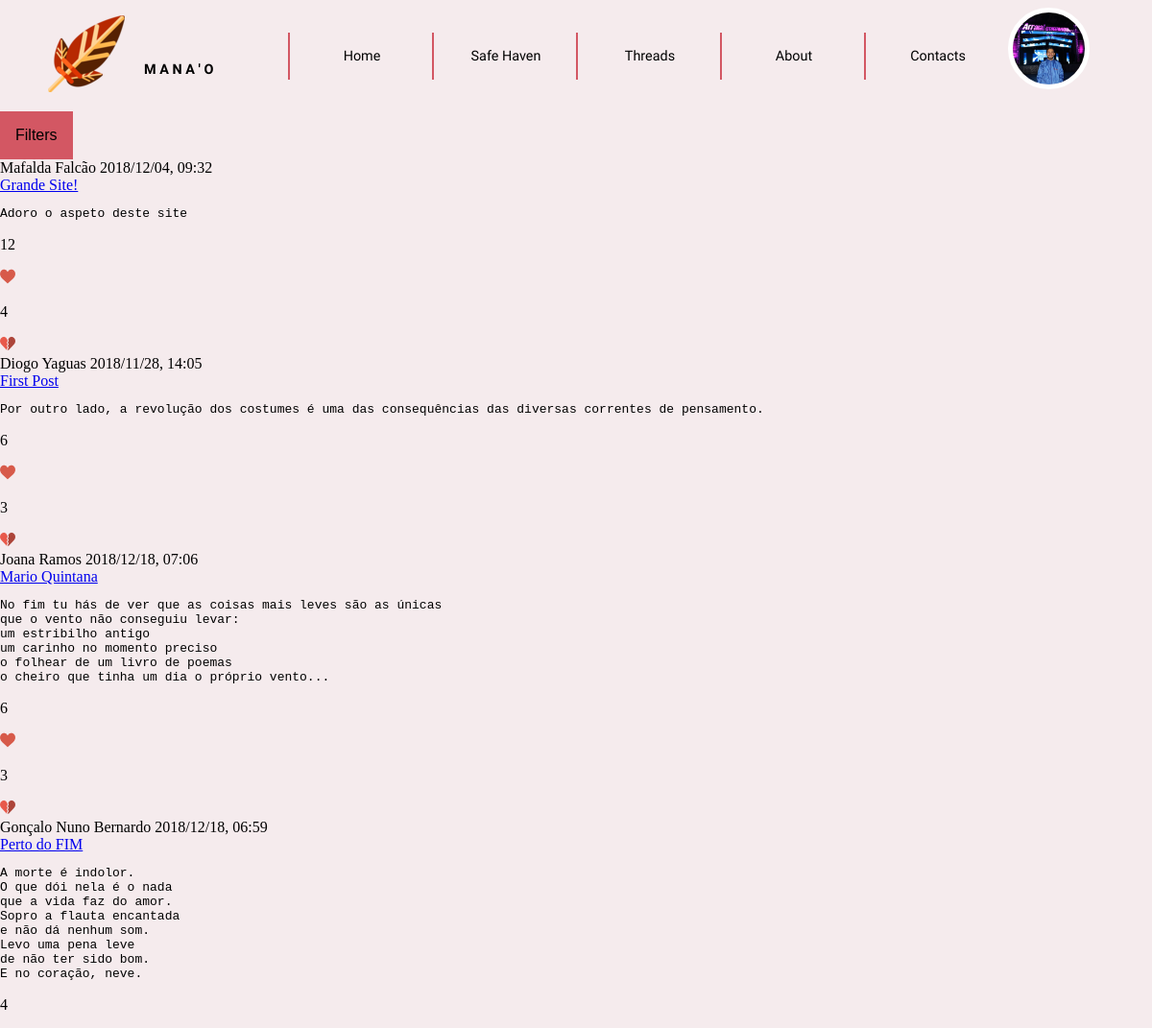
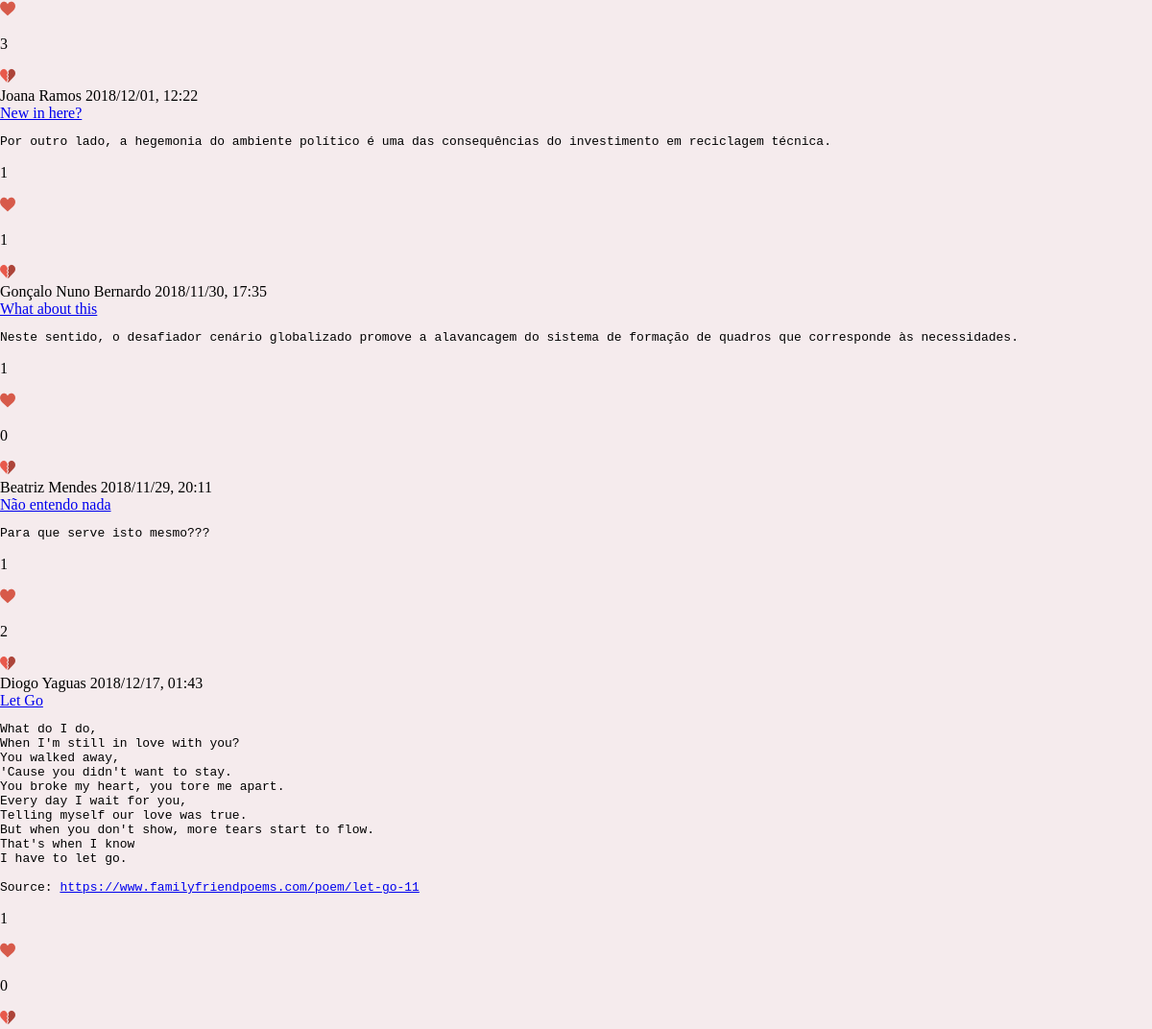
Page /templates/threads.php?filter=VotedUp (signed in) on the earlier database version (2 pictures, top to bottom).
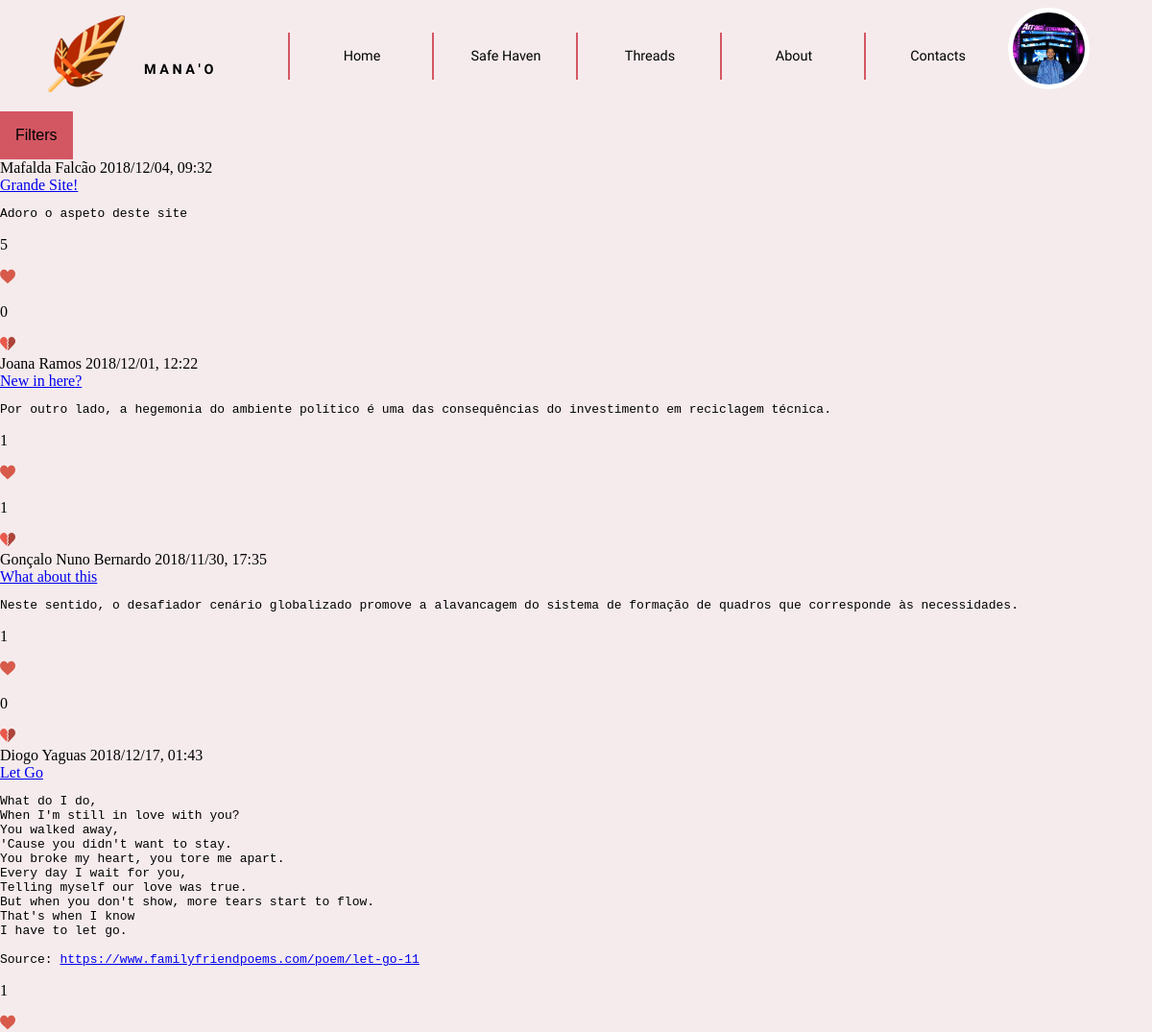
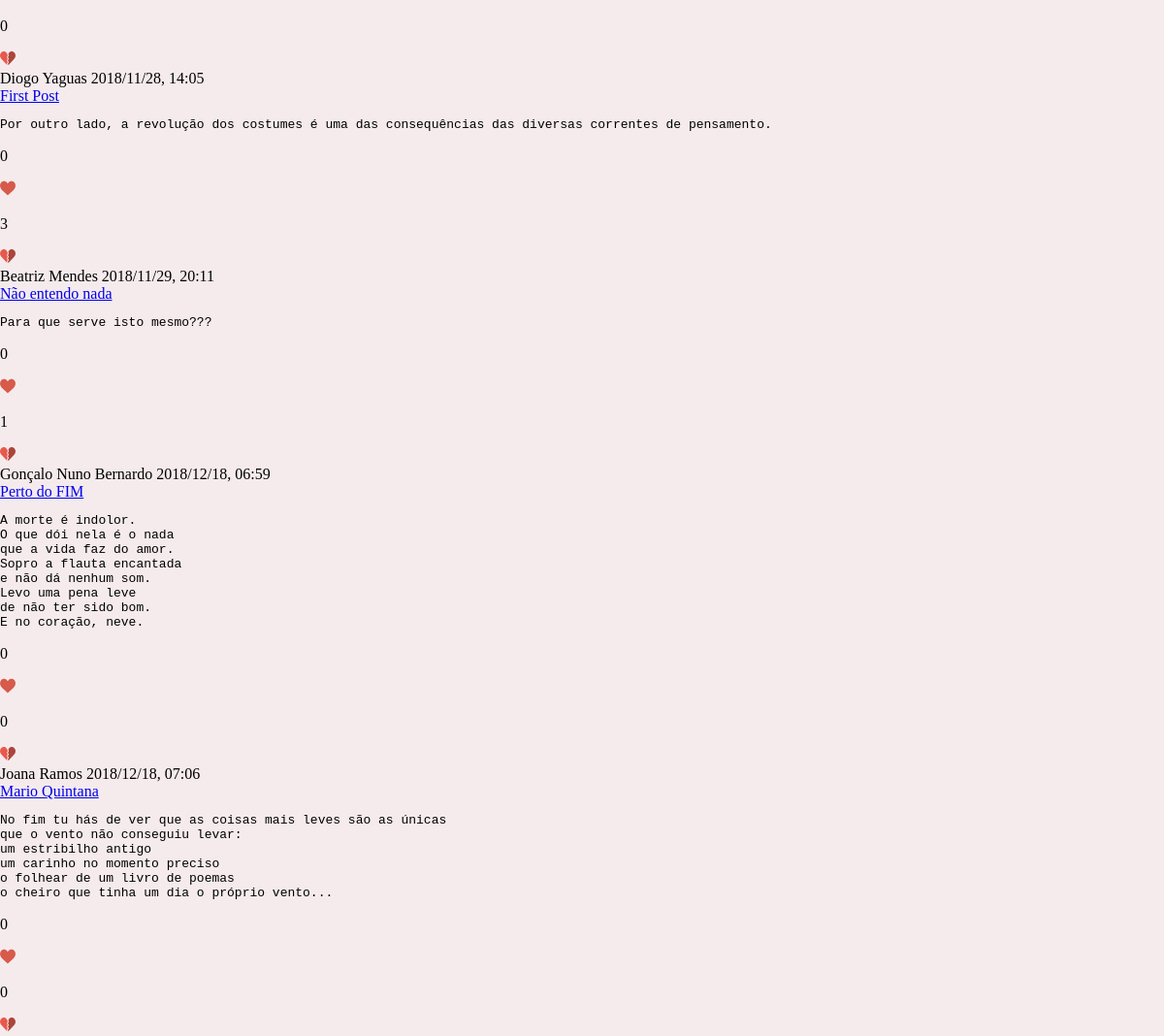
Same page on the later database version (2 pictures, top to bottom).
### tables this page shows
CREATE TABLE User (ID INTEGER PRIMARY KEY AUTOINCREMENT, Username STRING UNIQUE NOT NULL, Password CHAR (256) NOT NULL, Name STRING NOT NULL, Email STRING NOT NULL UNIQUE, Bio STRING, Profile_Pic STRING NOT NULL DEFAULT "default.png", ParticipationDate STRING NOT NULL);

CREATE TABLE Post (ID INTEGER PRIMARY KEY AUTOINCREMENT, User_ID INTEGER NOT NULL REFERENCES User (ID), Title STRING NOT NULL, Text STRING NOT NULL, Date STRING NOT NULL, Upvotes INTEGER DEFAULT 0, Downvotes INTEGER DEFAULT 0);

### database/user.php (called while the page is built, shortened)
<?php
      function getName($userID) {
        global $dbh;
        try {
          $stmt = $dbh->prepare('SELECT Name FROM User WHERE ID = ?');
          $stmt->execute(array($userID));
          if($row = $stmt->fetch()){
            return $row['Name'];
          }
        }catch(PDOException $e) {
          return -1;
        }
      }
    function getUserPhoto($userID) {
      global $dbh;
      try {
        $stmt = $dbh->prepare('SELECT Profile_Pic FROM User WHERE ID = ?');
        if($stmt->execute(array($userID))) {
          $row = $stmt->fetch();
          return $row['Profile_Pic'];
        }
      }catch(PDOException $e) {
        return null;
      }
    }
?>

### database/post.php (called while the page is built, shortened)
<?php
	function getVotedUpPosts()
	{
		global $dbh;
		try {
			$stmt = $dbh->prepare('SELECT * from Post ORDER BY Upvotes DESC');
			if($stmt->execute())
				return $stmt->fetchAll();
			else
				return -1;
		} catch(PDOException $e) {
			return -1;
		}
	}
?>

### templates/threads.php (the view, shortened to what this page needs)
<?php
    include_once("header.php");
?>
<!DOCTYPE html>
    <html>
    <head>
        <link href="../css/main_layout.css" rel="stylesheet">
        <link href="../css/main_style.css" rel="stylesheet">
        <link href="../css/posts.css" rel="stylesheet">
    </head>
    <body>
        <div class="sorting">
            <button onclick="dropFilters()" class="filterButton">Filters</button>
        </div>
        <?php
            include_once ("../includes/init.php");
			include_once ("../database/post.php");
            include_once ("../actions/verifyAndConvertText.php");
            $filter = $_GET['filter'];
            switch($filter) {
                case "VotedUp":
                    $posts = getVotedUpPosts();
                    break;
            }
            foreach($posts as $post) {
                viewPosts($post);
                }
            function viewPosts($post) {
                ?>
            <article id="posts">
                <header>
                    <span class="author">
                        <?php echo getName($post['User_ID']) ?>
                    </span>
                    <span class="date">
                        <?= $post['Date'] ?>
                    </span>
                </header>
                <a id="title" href="viewPost.php?id=<?=$post['ID']?>" target="_blank"><?= $post['Title'] ?></a>
                <pre id="text_wrote"><?php convertText($post['Text']) ?></pre>
                <footer id="votes">
                    <div id="upvotes" onclick="updateUpvotes(<?=$post['ID']?>)">
                        <p id="upvote<?=$post['ID']?>"><?=$post['Upvotes']?></p>
                        <img src="../images/upvote.png"alt="Upvote">
                    </div>
                    <div id="downvotes" onclick="updateDownvotes(<?=$post['ID']?>)">
                        <p id="downvote<?=$post['ID']?>"><?=$post['Downvotes']?></p>
                        <img src="../images/downvote.png"alt="Downvote">
                    </div>
            </article>
        <?php }?>
    </body>
    </html>

### templates/header.php (shortened to what this page needs)
<!DOCTYPE html>
<html>
<head>
    <link href="../css/main_layout.css" rel="stylesheet">
    <link href="../css/main_style.css" rel="stylesheet">
</head>
<body>
    <header>
        <label class="homeButton" type="submit_home" value="" onclick="window.location='../templates/home.php';"></label>
        <h3>M A N A ' O</h3>
        <nav id="menu">
            <ol>
                <li><a href="home.php">Home</a></li>
                <li><a href="http://www.pixelthoughts.co/#">Safe Haven</a></li>
                <li><a href="threads.php?filter=Recent">Threads</a></li>
                <li><a href="about.php">About</a></li>
                <li><a href="contacts.php">Contacts</a></li>
            </ol>
        </nav>
        <div class="dropdown">
                <img id="profile" src="../profilePictures/<?php
                    include_once('../includes/init.php');
                    include_once("../database/user.php");
                    echo getUserPhoto($_SESSION['userID']);
                ?>" alt="Profile picture" onclick="myFunction()" class="dropbtn">
            </div>
    </header>

### actions/verifyAndConvertText.php
<?php
    function convertText($text) {
        $reg_exUrl = "/(http|https|ftp|ftps)\:\/\/[a-zA-Z0-9\-\.]+\.[a-zA-Z]{2,3}(\/\S*)?/";
        if (preg_match($reg_exUrl, $text, $url)) {
            echo preg_replace($reg_exUrl, '<a href="' . $url[0] . '" rel="nofollow">' . $url[0] . '</a>', $text);
        } else echo $text;
}
?>

### css/main_layout.css (style rules this page uses)
body { margin: 0em; }
body > header { margin: 0em; display: grid; grid-template-rows: auto; grid-template-columns: 1fr 1fr 5fr 1fr; grid-template-areas: "manao name navigator profilepic"; position: -webkit-sticky; position: sticky; top: 0; width: 100%; }
.homeButton { grid-area: manao; justify-self: right; align-self: center; height: auto; }
body > header > h3 { grid-area: name; margin: 0em; justify-self: left; align-self: center; }
#menu { grid-area: navigator; justify-self: right; align-self: center; }
#menu ol li { display: inline-flex; width: 100%; justify-self: center; }
#menu ol { margin: 0em; display: grid; grid-template-rows: auto; grid-template-columns: 1fr 1fr 1fr 1fr 1fr; grid-template-areas: "home safehaven threads contacts about"; width: 100%; }
#menu ol > li { justify-self: left; align-self: center; justify-items: center; justify-content: space-evenly; }
#menu ol > :nth-child(1) { grid-area: home; }
#menu ol > :nth-child(2) { grid-area: safehaven; }
#menu ol > :nth-child(3) { grid-area: threads; }
#menu ol > :nth-child(4) { grid-area: contacts; }
#menu ol > :nth-child(5) { grid-area: about; }
.dropbtn { color: white; border: none; cursor: pointer; }
.dropdown { position: relative; display: inline-block; }

### css/main_style.css (style rules this page uses)
:root { --maincolor_bckgrnd: #F5EBED; --color_separator: #996666; --color_text: #000000; --color_manao: #D35763; --color_manao2: #DF7175; --color_smallhover: #2a2f33; }
body { margin: 0; background-color: var(--maincolor_bckgrnd); color: var(--color_text); }
body > header { margin: 0; background-color: var(--maincolor_bckgrnd); }
body > header > h3 { margin-top: 2em; font-family: 'Julius Sans One', sans-serif; font-size: 0.9em; text-align: left; height: auto; color: var(--color_text); }
.homeButton { background:url(../images/icon.png) no-repeat; cursor:pointer; border:none; width:100px; height:100px; margin-top:1em; }
#menu { width: 100%; }
#menu ol { margin:0; padding: 0; }
#menu li { align-items: center; list-style-type: none; margin:1em 0; width: 100%; height: 100%; }
#menu li a { font-family: 'Julius Sans One', sans-serif; font-size: 0.9em; color: var(--color_text); text-decoration: none; text-align: center; height: auto; -webkit-transition: color 0.6s; transition: color 0.6s ease; }
nav > ol > li { border-left: 2px solid var(--color_manao); height: 100%; }
#profile { margin-top: 8px; width: 75px; height: 75px; border:5px solid white; border-radius: 100px 100px; }

### css/posts.css (style rules this page uses)
:root { --maincolor_bckgrnd: #F5EBED; --color_separator: #5f3939; --color_text: #000000; --color_manao: #D35763; --color_manao2: #DF7175; --color_smallhover: #2a2f33; }

### templates/threads.php (style rules this page uses)
.filterButton { background-color: #D35763; color: black; padding: 16px; font-size: 16px; border: none; cursor: pointer; }
.sorting { position: relative; display: inline-block; }

Differences in the rows shown:
changed post "Grande Site!": Upvotes "12" → "5"; Downvotes "4" → "0"
shown differently, row unchanged: post "Let Go": moves up the list
changed post "First Post": Upvotes "6" → "0"; moves down the list
changed post "Não entendo nada": Upvotes "1" → "0"; Downvotes "2" → "1"
changed post "Perto do FIM": Upvotes "4" → "0"; Downvotes "3" → "0"; moves down the list
changed post "Mario Quintana": Upvotes "6" → "0"; Downvotes "3" → "0"; moves down the list
